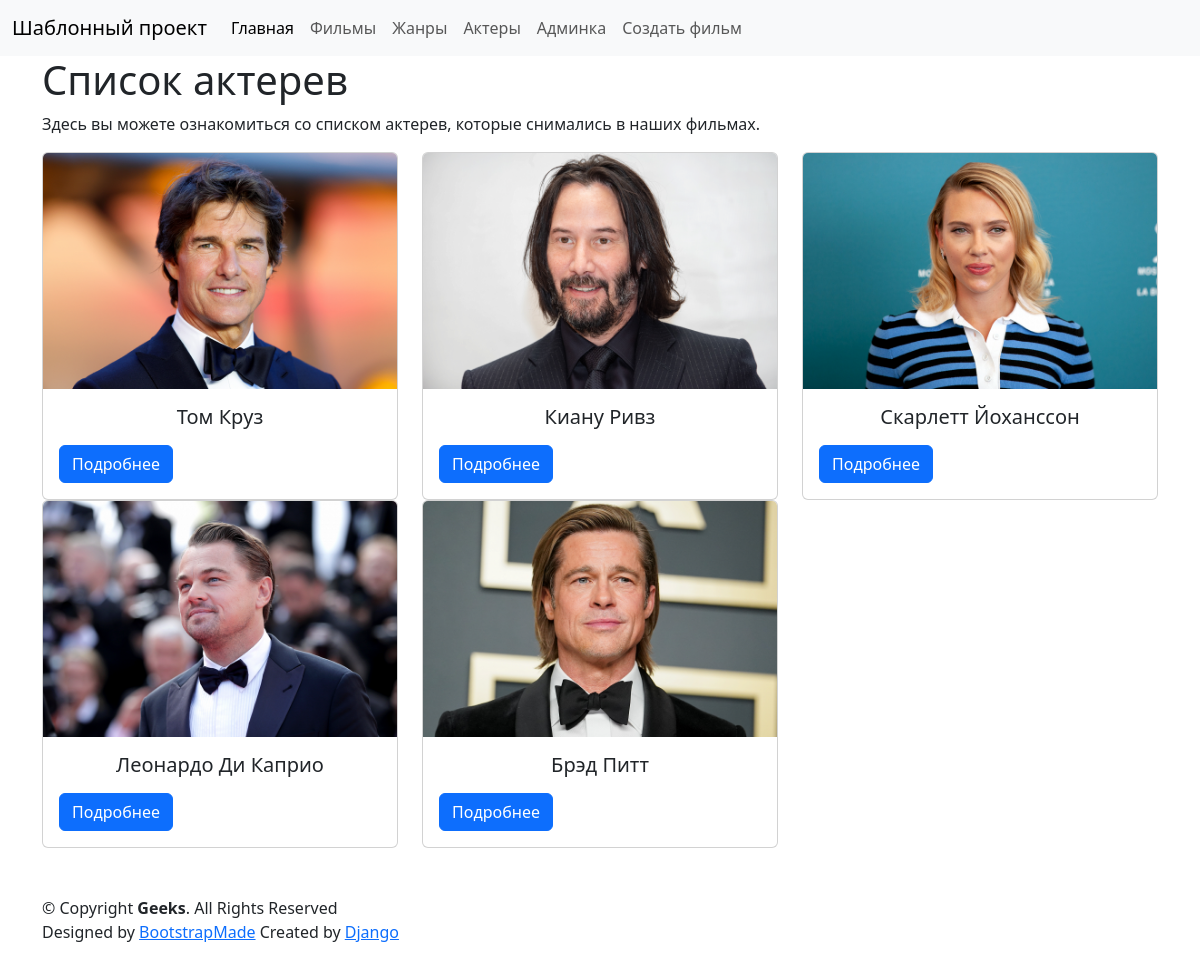
The page /actors/ on the database its author committed.
### film/models.py (models this page shows, shortened)
class Actor(models.Model):
    name = models.CharField(max_length=100)
    age = models.IntegerField()
    bio = models.TextField()
    image = models.ImageField(upload_to="actors/")
    class Meta:
        verbose_name = "Актер"
        verbose_name_plural = "Актеры"

### film/views.py (the view)
# urls.py: path("actors/", ActorListView.as_view(), name="actors_list"),
class ActorListView(ListView):
    model = Actor
    template_name = "actors/list.html"
    context_object_name = "actors"
    def get_queryset(self):
        return Actor.objects.all().annotate(rating=models.Avg("films__rating")).order_by("-rating")

### templates/actors/list.html (shortened to what this page needs)
<!DOCTYPE html>
<html lang="en">
<head>
    <link rel="stylesheet" href="https://cdn.jsdelivr.net/npm/bootstrap@5.3.2/dist/css/bootstrap.min.css">
</head>
<body>
    {% include 'components/navbar.html' %}
    <div class="container">
        <h1>Список актерев</h1>
        <p>Здесь вы можете ознакомиться со списком актерев, которые снимались в наших фильмах.</p>
        <div class="row">
            {% for actor in actors %}
                <div class="col-4">
                    <div class="card">
                        <img src="/media/{{ actor.image }}" class="card-img-top" alt="{{ actor.name }}">
                        <div class="card-body">
                            <h5 class="card-title text-center">{{ actor.name }}</h5>
                            <a href="{{ actor.id }}/" class="btn btn-primary">Подробнее</a>
                        </div>
                    </div>
                </div>
            {% endfor %}
        </div>
    </div>
    {% include 'components/footer.html' %}
</body>
</html>

### rows shown on the page
Actor: image (picture), name "Том Круз"
Actor: image (picture), name "Киану Ривз"
Actor: image (picture), name "Скарлетт Йоханссон"
Actor: image (picture), name "Леонардо Ди Каприо"
Actor: image (picture), name "Брэд Питт"
